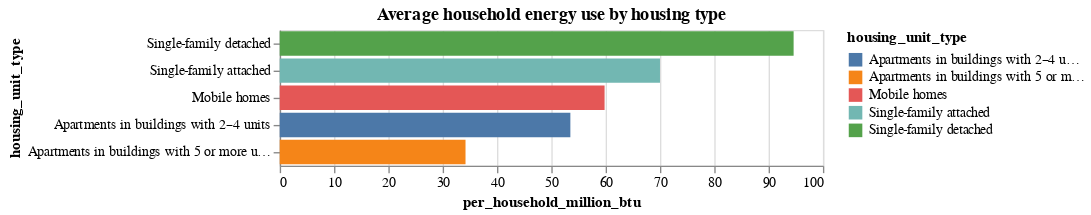

Source (notebook cell):
### Code cell
alt.Chart(hh_energy_use).mark_bar().encode(
    y=alt.X("housing_unit_type:N", sort="-x"),
    x=alt.Y("per_household_million_btu:Q"),
    color="housing_unit_type:N",
    tooltip="per_household_million_btu:Q",
).properties(
    title="Average household energy use by housing type",
)

### Figure 1 — Vega-Lite specification as saved in the notebook (floating-point values rounded to 4 significant figures)
{"config": {"view": {"continuousWidth": 400, "continuousHeight": 300}}, "data": {"name": "data-582925c7ca43662a617cd02ee0ec3fbc"}, "mark": "bar", "encoding": {"color": {"field": "housing_unit_type", "type": "nominal"}, "tooltip": {"field": "per_household_million_btu", "type": "quantitative"}, "x": {"field": "per_household_million_btu", "type": "quantitative"}, "y": {"field": "housing_unit_type", "sort": "-x", "type": "nominal"}}, "title": "Average household energy use by housing type", "$schema": "https://vega.github.io/schema/vega-lite/v4.17.0.json", "datasets": {"data-582925c7ca43662a617cd02ee0ec3fbc": [{"housing_unit_type": "Single-family detached", "total_us": 73.9, "total_trillion_btu": 6991, "per_household_million_btu": 94.6, "per_household_member_million_btu": 34.6, "per_square_foot_thousand_btu": 37.1, "total_billion_dollars": 161.7, "per_household_dollars": 2188, "per_household_member_dollars": 801, "per_square_foot_dollars": 0.86}, {"housing_unit_type": "Single-family attached", "total_us": 7.0, "total_trillion_btu": 491, "per_household_million_btu": 70.0, "per_household_member_million_btu": 28.6, "per_square_foot_thousand_btu": 39.5, "total_billion_dollars": 11.23, "per_household_dollars": 1602, "per_household_member_dollars": 655, "per_square_foot_dollars": 0.9}, {"housing_unit_type": "Apartments in buildings with 2–4 units", "total_us": 9.4, "total_trillion_btu": 503, "per_household_million_btu": 53.5, "per_household_member_million_btu": 22.3, "per_square_foot_thousand_btu": 52.5, "total_billion_dollars": 12.48, "per_household_dollars": 1329, "per_household_member_dollars": 555, "per_square_foot_dollars": 1.3}, {"housing_unit_type": "Apartments in buildings with 5 or more units", "total_us": 21.1, "total_trillion_btu": 724, "per_household_million_btu": 34.2, "per_household_member_million_btu": 17.3, "per_square_foot_thousand_btu": 38.8, "total_billion_dollars": 22.1, "per_household_dollars": 1045, "per_household_member_dollars": 529, "per_square_foot_dollars": 1.18}, {"housing_unit_type": "Mobile homes", "total_us": 6.8, "total_trillion_btu": 406, "per_household_million_btu": 59.8, "per_household_member_million_btu": 22.8, "per_square_foot_thousand_btu": 50.0, "total_billion_dollars": 11.88, "per_household_dollars": 1750, "per_household_member_dollars": 666, "per_square_foot_dollars": 1.46}]}}
